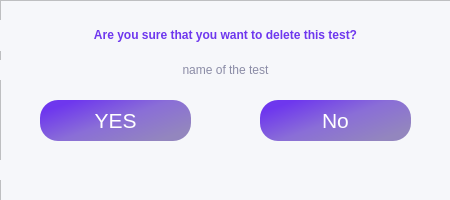
<?xml version="1.0" encoding="UTF-8"?>
<ui version="4.0">
 <class>Form4</class>
 <widget class="QWidget" name="Form4">
  <property name="geometry">
   <rect>
    <x>0</x>
    <y>0</y>
    <width>450</width>
    <height>200</height>
   </rect>
  </property>
  <property name="windowTitle">
   <string>Form</string>
  </property>
  <widget class="QFrame" name="frame">
   <property name="geometry">
    <rect>
     <x>0</x>
     <y>0</y>
     <width>451</width>
     <height>201</height>
    </rect>
   </property>
   <property name="styleSheet">
    <string notr="true">background-color: rgb(246, 247, 250);
color: rgb(110, 55, 238);
font: 16pt &quot;.AppleSystemUIFont&quot;;
color: rgb(139, 140, 166);</string>
   </property>
   <property name="frameShape">
    <enum>QFrame::StyledPanel</enum>
   </property>
   <property name="frameShadow">
    <enum>QFrame::Raised</enum>
   </property>
   <widget class="QLabel" name="label">
    <property name="geometry">
     <rect>
      <x>0</x>
      <y>20</y>
      <width>451</width>
      <height>31</height>
     </rect>
    </property>
    <property name="styleSheet">
     <string notr="true">color: rgb(110, 55, 238);</string>
    </property>
    <property name="text">
     <string>&lt;strong&gt;Are you sure that you want to delete this test?&lt;/strong</string>
    </property>
    <property name="alignment">
     <set>Qt::AlignCenter</set>
    </property>
   </widget>
   <widget class="QLabel" name="label_2">
    <property name="geometry">
     <rect>
      <x>0</x>
      <y>60</y>
      <width>451</width>
      <height>20</height>
     </rect>
    </property>
    <property name="text">
     <string>name of the test</string>
    </property>
    <property name="alignment">
     <set>Qt::AlignCenter</set>
    </property>
   </widget>
   <widget class="QPushButton" name="pushButton_3">
    <property name="geometry">
     <rect>
      <x>40</x>
      <y>100</y>
      <width>151</width>
      <height>41</height>
     </rect>
    </property>
    <property name="font">
     <font>
      <family>.AppleSystemUIFont</family>
      <pointsize>16</pointsize>
      <weight>50</weight>
      <italic>false</italic>
      <bold>false</bold>
     </font>
    </property>
    <property name="styleSheet">
     <string notr="true">background-color: qlineargradient(spread:pad, x1:0.07, y1:0.227364, x2:0.895, y2:0.847, stop:0 rgba(110, 55, 238, 255), stop:0.487562 rgba(138, 110, 215, 255), stop:1 rgba(147, 134, 190, 255));
border-radius: 18px;
color: rgb(255, 255, 255);</string>
    </property>
    <property name="text">
     <string>YES</string>
    </property>
   </widget>
   <widget class="QPushButton" name="pushButton_4">
    <property name="geometry">
     <rect>
      <x>260</x>
      <y>100</y>
      <width>151</width>
      <height>41</height>
     </rect>
    </property>
    <property name="font">
     <font>
      <family>.AppleSystemUIFont</family>
      <pointsize>16</pointsize>
      <weight>50</weight>
      <italic>false</italic>
      <bold>false</bold>
     </font>
    </property>
    <property name="styleSheet">
     <string notr="true">background-color: qlineargradient(spread:pad, x1:0.07, y1:0.227364, x2:0.895, y2:0.847, stop:0 rgba(110, 55, 238, 255), stop:0.487562 rgba(138, 110, 215, 255), stop:1 rgba(147, 134, 190, 255));
border-radius: 18px;
color: rgb(255, 255, 255);</string>
    </property>
    <property name="text">
     <string>No</string>
    </property>
   </widget>
   <widget class="QLabel" name="label_3">
    <property name="geometry">
     <rect>
      <x>0</x>
      <y>160</y>
      <width>451</width>
      <height>20</height>
     </rect>
    </property>
    <property name="text">
     <string/>
    </property>
    <property name="alignment">
     <set>Qt::AlignCenter</set>
    </property>
   </widget>
  </widget>
 </widget>
 <resources/>
 <connections/>
</ui>
